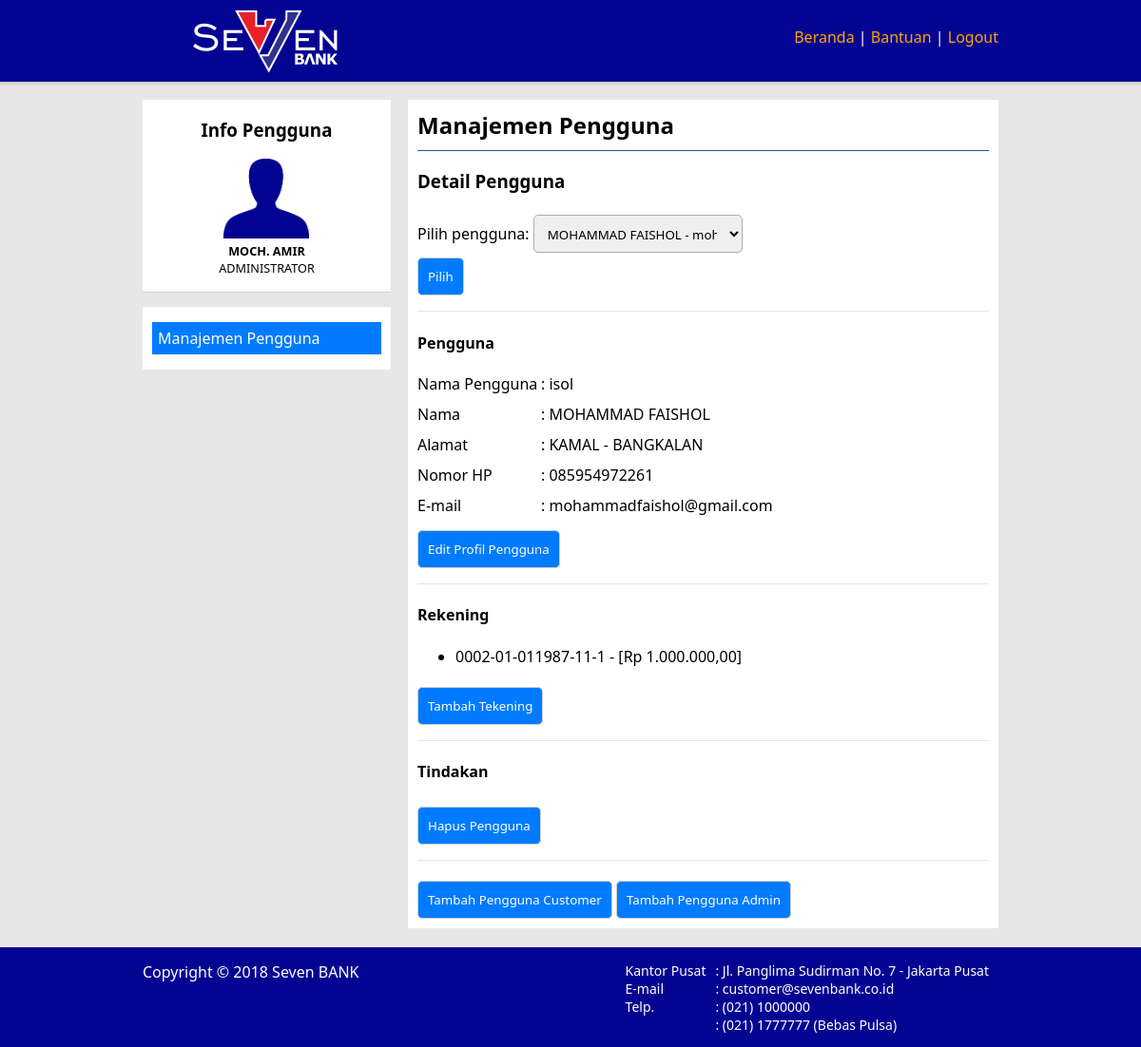
The app's page /user-management.php?nama-pengguna=isol (signed in) with its own data.
### tables this page shows
CREATE TABLE `pengguna` (
  `nama_pengguna` varchar(64) NOT NULL PRIMARY KEY,
  `sandi` varchar(64) NOT NULL,
  `jenis_pengguna` char(2) NOT NULL,
  `email` varchar(64) NOT NULL UNIQUE,
  `nama` char(64) NOT NULL,
  `alamat` varchar(254) DEFAULT NULL,
  `nomor_hp` char(25) NOT NULL UNIQUE,
  `aktif` enum('1', '0') NOT NULL,
  FOREIGN KEY(jenis_pengguna) REFERENCES jenis_pengguna(id)
);

CREATE TABLE `jenis_pengguna` (
  `id` char(2) NOT NULL PRIMARY KEY,
  `keterangan` char(25) DEFAULT NULL
);

CREATE TABLE `rekening` (
  `nomor_rekening` varchar(25) NOT NULL PRIMARY KEY,
  `nama_pengguna` varchar(64) NOT NULL,
  `aktif` enum('1', '0') NOT NULL,
  FOREIGN KEY(nama_pengguna) REFERENCES pengguna(nama_pengguna) ON UPDATE CASCADE
);

### includes/api.php (called while the page is built, shortened)
<?php
$conn = new PDO('mysql:host=localhost;dbname=banking', 'root', '');
function pengguna() {
    global $conn;
    $q = $conn->prepare("SELECT * FROM pengguna p JOIN jenis_pengguna j ON p.jenis_pengguna=j.id WHERE p.nama_pengguna='{$_SESSION['nama-pengguna']}'");
    $q->execute();
    return @$q->fetchAll()[0];
}
function info_rekening($nomor_rekening) {
    global $conn;
    $q = $conn->prepare("SELECT *, IFNULL((SELECT SUM(nominal) FROM transaksi WHERE rekening_asal=r.nomor_rekening AND jenis_transaksi='0'), 0) + IFNULL((SELECT SUM(nominal) FROM transaksi WHERE rekening_tujuan=r.nomor_rekening AND jenis_transaksi='1'), 0) - IFNULL((SELECT SUM(nominal) FROM transaksi WHERE rekening_asal=r.nomor_rekening AND jenis_transaksi='1'), 0)'saldo' FROM rekening r JOIN pengguna p ON r.nama_pengguna=p.nama_pengguna WHERE r.nomor_rekening='$nomor_rekening'");
    $q->execute();
    return @$q->fetchAll()[0];
}
function list_pengguna() {
    global $conn;
    $q = $conn->prepare('SELECT * FROM pengguna WHERE aktif="1"');
    $q->execute();
    return @$q->fetchAll();
}
function pengguna_rinci($nama_pengguna) {
    $re = array();
    global $conn;
    $q = $conn->prepare("SELECT * FROM pengguna JOIN jenis_pengguna ON jenis_pengguna.id=pengguna.jenis_pengguna WHERE nama_pengguna='$nama_pengguna' AND aktif='1'");
    $q->execute();
    $re['pengguna'] = @$q->fetchAll()[0];
    $q = $conn->prepare("SELECT * FROM rekening WHERE nama_pengguna='$nama_pengguna' AND aktif='1'");
    $q->execute();
    $re['rekening'] = @$q->fetchAll();
    return $re;
}
function rp($nominal) {
    $nominal = strval($nominal); $r = ''; $c = 0;
    $nominal = explode('.', $nominal);
    $nominal = $nominal[0];
    $nominal = explode('-', $nominal);
    if (sizeof($nominal)>1) {
        $min = '-'; $nominal = $nominal[1];
    } else {
        $min = ''; $nominal = $nominal[0];
    }
    for ($x=strlen($nominal)-1; $x>=0; $x--) {
        $r = $nominal[$x].$r; $c++;
        if ($c%3==0 & $x>0) $r = ".".$r;
    }
    return 'Rp '.$min.$r.',00';
}
?>

### user-management.php (the view, shortened to what this page needs)
<?php include 'includes/api.php'; require 'includes/sudah-masuk.php' ?>
<!DOCTYPE html>
<html lang="id">
<head>
    <link rel="stylesheet" href="css/style.css">
</head>
<body>
    <header>
        <div class="konten">
            <h1><img src="images/logo.png" alt="logo"></h1>
            <nav>
                <ul>
                    <li><a href="home">Beranda</a> |</li>
                    <li><a href="help">Bantuan </a> |</li>
                    <li><a href="logout">Logout</a></li>
                </ul>
            </nav>
        </div>
    </header>
    <div class="konten-utama">
        <div class="kiri">
            <div class="artikel">
                <h3>Info Pengguna</h3>
                <div class="info-pengguna">
                    <img src="images/user-images.png" alt="user-image" width="90"><br>
                    <b><?=pengguna()['nama']?></b><br>
                    <?=pengguna()['keterangan']?><br>
                </div>
            </div>
            <hr class="hr-besar">
            <div class="artikel">
                <ul>
                    <?php if (pengguna()['jenis_pengguna']=='0') {?>
                    <li class="disini">Manajemen Pengguna</li>
                    <?php }?>
                </ul>
            </div>
        </div>
        <div class="kanan">
            <div class="artikel">
                <?php if (pengguna()['jenis_pengguna']==0) {?>
                <h2>Manajemen Pengguna</h2>
                    <?php switch (@$_GET['action']) {
                        default: ?>
                            <h3>Detail Pengguna</h3>
                            <form>
                                <label for="nama-pengguna">Pilih pengguna:</label>
                                <select name="nama-pengguna" id="nama-pengguna">
                                    <?php foreach (list_pengguna() as $x) {
                                        $selected = '';
                                        if ($x['nama_pengguna']==@$_GET['nama-pengguna']) $selected = 'selected';
                                        echo "<option $selected value=\"{$x['nama_pengguna']}\">{$x['nama']} - {$x['email']}</option>";
                                    }?>
                                </select><br>
                                <input type="submit" value="Pilih">
                            </form>
                            <?php
                            $pengguna_rinci = pengguna_rinci(@$_GET['nama-pengguna']);
                            if ($pengguna_rinci['pengguna']) {
                                echo '<hr><h4>Pengguna</h4>';
                                ?>
                                <div class="isian">
                                    <div class="baris">
                                        <div class="l-col2">Nama Pengguna</div><div class="r-col">: <?=$pengguna_rinci['pengguna']['nama_pengguna']?></div>
                                    </div>
                                    <div class="baris">
                                        <div class="l-col2">Nama</div><div class="r-col">: <?=$pengguna_rinci['pengguna']['nama']?></div>
                                    </div>
                                    <div class="baris">
                                        <div class="l-col2">Alamat</div><div class="r-col">: <?=$pengguna_rinci['pengguna']['alamat']?></div>
                                    </div>
                                    <div class="baris">
                                        <div class="l-col2">Nomor HP</div><div class="r-col">: <?=$pengguna_rinci['pengguna']['nomor_hp']?></div>
                                    </div>
                                    <div class="baris">
                                        <div class="l-col2">E-mail</div><div class="r-col">: <?=$pengguna_rinci['pengguna']['email']?></div>
                                    </div>
                                </div>
                                <?php
                                echo "<button onclick=\"location.href='user-management?action=edit-profile&nama-pengguna={$_GET['nama-pengguna']}'\">Edit Profil Pengguna</button>";
                                if (count($pengguna_rinci['rekening']) > 0) {
                                    echo '<hr><h4>Rekening</h4><ul>';
                                    foreach ($pengguna_rinci['rekening'] as $x) {
                                        $hapus = '';
                                        echo "<li>{$x['nomor_rekening']} - [".rp(info_rekening($x['nomor_rekening'])['saldo'])."]$hapus</li>";
                                    }
                                    echo '</ul>';
                                    echo "<button onclick=\"location.href='user-management?action=add-bank-account&nama-pengguna={$_GET['nama-pengguna']}'\">Tambah Tekening</button>";
                                }
                                echo '<hr><h4>Tindakan</h4>';
                                echo "<button onclick=\"location.href='user-management?action=delete-user&nama-pengguna={$_GET['nama-pengguna']}'\">Hapus Pengguna</button><br>";
                            }
                            echo '<hr>';
                            echo "<button onclick=\"location.href='user-management?action=add-user-customer'\">Tambah Pengguna Customer</button> ";
                            echo "<button onclick=\"location.href='user-management?action=add-user-admin'\">Tambah Pengguna Admin</button>";
                        break;
                    }
                    ?>
                <?php } ?>
            </div>
        </div>
    </div>
    <footer>
        <div class="konten">
            <div class="footer_kanan">
                : Jl. Panglima Sudirman No. 7 - Jakarta Pusat<br>
                : customer@sevenbank.co.id<br>
                : (021) 1000000<br>
                : (021) 1777777 (Bebas Pulsa)<br>
            </div>
            <div class="footer_kanan">
                Kantor Pusat<br>
                E-mail<br>
                Telp.<br>
            </div>
            <div class="footer_kiri">
                Copyright &copy; 2018 Seven BANK
            </div>
        </div>
    </footer>
</body>
</html>

### css/style.css (style rules this page uses)
* { font-family: 'Segoe UI', Tahoma, Geneva, Verdana, sans-serif; }
body { margin: 0px; background-color: #e7e7e7; display: flex; min-height: 100vh; flex-direction: column; }
.konten, .konten-utama { width: 900px; margin: auto; }
header { position: fixed; top: 0; width: 100%; box-shadow: rgba(0, 0, 0, 0.14) 0px 0px 4px 2px; }
h1 img { margin-top: 10px; margin-left: 53px; }
footer { width: 100%; bottom: 0; padding: 20px; }
footer .konten { padding: 5px 0px 80px 0px; }
.konten-utama { padding: 5px 0; margin-top: 100px; margin-bottom: 15px; overflow: hidden; flex: 1; }
.kiri { float: left; width: 29%; }
.kanan { float: right; width: 69%; }
.kiri, .kanan { background-color: white; }
header, footer { background-color: #040492; overflow: hidden; }
header h1 { margin: 0px 10px 0px 0px; float: left; color: white; }
header nav { float: right!important; margin-top: 13px; }
h2 { margin: 0px; }
header nav, footer { padding: 10px 0; }
header ul { margin: 0px; padding: 5px 0px; }
header li { display: inline; }
nav ul li { color: white; }
header li a { text-decoration: none; color: orange; transition: color 0.8s; }
.artikel { margin: 10px; }
.artikel h2 { border-bottom: 1px solid #244f9d; padding-bottom: 10px; }
.kiri .artikel h2, .kiri .artikel h3 { text-align: center; border: 0; }
input[type="text"], input[type="password"], select, textarea { width: 200px; height: 15px; padding: 10px; border-radius: 5px; border: 1px #aeaeae solid; margin-top: 5px; }
select, option { height: 40px; width: 220px; }
input[type="submit"], input[type="reset"], button { padding: 10px; margin-top: 5px; border-radius: 5px; border: 1px #cecece solid; background-color: #007bff; color: white; cursor: pointer; }
form { border-radius: 5px; margin: auto; }
.info-pengguna, .pesan-mini { font-size: 9.5pt; }
.info-pengguna { width: fit-content; margin: auto; text-align: center; }
hr { margin-top: 1rem; margin-bottom: 1rem; border: 0; border-top: 1px solid rgba(0,0,0,.1); }
.hr-besar { height: 15px; background: #e7e7e7; }
.kiri .artikel li:hover, .disini { background-color: #007bff; color: white; }
.kiri .artikel li { margin: 5px 0px; padding: 6px; display: inherit; transition: background-color 0.8s; }
.kiri .artikel ul { padding: 0px; }
.isian .l-col2 { float: left; width: 130px; }
.baris { overflow: hidden; margin: 10px 0 10px 0; }
.footer_kiri { float: left; color: white; }
.footer_kanan { float: right; font-size: 14px; margin-right: 10px; color: white; }

### records on screen
pengguna: nama "MOCH. AMIR", jenis_pengguna.keterangan "ADMINISTRATOR"
pengguna: nama_pengguna "isol", nama "MOHAMMAD FAISHOL", alamat "KAMAL - BANGKALAN", nomor_hp "085954972261", email "mohammadfaishol@gmail.com"
rekening: nomor_rekening "0002-01-011987-11-1", saldo "Rp 1.000.000,00"

### other values on screen
form field nama-pengguna "MOHAMMAD FAISHOL - mohammadfaishol@gmail.com"
